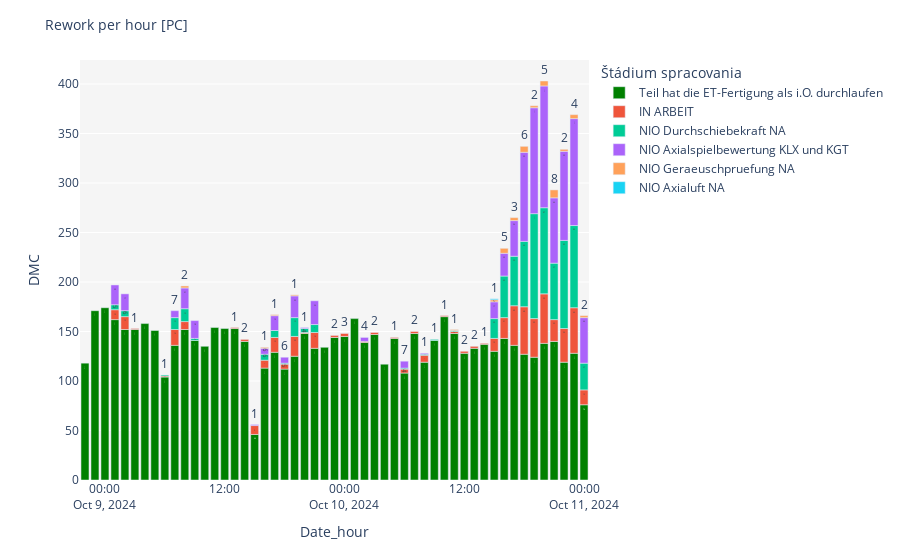

Source (notebook cell):
### Code cell
fig = px.bar(df_group_rework1, x='Date_hour', y='DMC ',color='Štádium spracovania ',color_discrete_map={"Teil hat die ET-Fertigung als i.O. durchlaufen":"green"},
            text_auto=True, height=500)
fig.update_layout(title=f"Rework per hour [PC]", title_font_size=14)
fig.update_layout(plot_bgcolor="whitesmoke")
fig.show()

### Figure 1 — Plotly figure (JSON) as saved in the notebook; plotly's stock layout.template omitted (floating-point values rounded to 4 significant figures)
{"data": [{"alignmentgroup": "True", "hovertemplate": "Štádium spracovania =Teil hat die ET-Fertigung als i.O. durchlaufen<br>Date_hour=%{x}<br>DMC =%{y}<extra></extra>", "legendgroup": "Teil hat die ET-Fertigung als i.O. durchlaufen", "marker": {"color": "green", "pattern": {"shape": ""}}, "name": "Teil hat die ET-Fertigung als i.O. durchlaufen", "offsetgroup": "Teil hat die ET-Fertigung als i.O. durchlaufen", "orientation": "v", "showlegend": true, "textposition": "auto", "texttemplate": "%{y}", "type": "bar", "x": ["2024-10-08 22:00", "2024-10-08 23:00", "2024-10-09 00:00", "2024-10-09 01:00", "2024-10-09 02:00", "2024-10-09 03:00", "2024-10-09 04:00", "2024-10-09 05:00", "2024-10-09 06:00", "2024-10-09 07:00", "2024-10-09 08:00", "2024-10-09 09:00", "2024-10-09 10:00", "2024-10-09 11:00", "2024-10-09 12:00", "2024-10-09 13:00", "2024-10-09 14:00", "2024-10-09 15:00", "2024-10-09 16:00", "2024-10-09 17:00", "2024-10-09 18:00", "2024-10-09 19:00", "2024-10-09 20:00", "2024-10-09 21:00", "2024-10-09 22:00", "2024-10-09 23:00", "2024-10-10 00:00", "2024-10-10 01:00", "2024-10-10 02:00", "2024-10-10 03:00", "2024-10-10 04:00", "2024-10-10 05:00", "2024-10-10 06:00", "2024-10-10 07:00", "2024-10-10 08:00", "2024-10-10 09:00", "2024-10-10 10:00", "2024-10-10 11:00", "2024-10-10 12:00", "2024-10-10 13:00", "2024-10-10 14:00", "2024-10-10 15:00", "2024-10-10 16:00", "2024-10-10 17:00", "2024-10-10 18:00", "2024-10-10 19:00", "2024-10-10 20:00", "2024-10-10 21:00", "2024-10-10 22:00", "2024-10-10 23:00", "2024-10-11 00:00"], "xaxis": "x", "y": [118, 171, 174, 162, 152, 152, 158, 151, 104, 136, 152, 141, 135, 154, 153, 153, 140, 46, 113, 129, 112, 125, 148, 133, 134, 144, 145, 163, 139, 147, 117, 143, 108, 148, 119, 141, 165, 148, 128, 133, 137, 130, 143, 136, 127, 124, 138, 140, 119, 128, 76], "yaxis": "y"}, {"alignmentgroup": "True", "hovertemplate": "Štádium spracovania =IN ARBEIT<br>Date_hour=%{x}<br>DMC =%{y}<extra></extra>", "legendgroup": "IN ARBEIT", "marker": {"color": "#EF553B", "pattern": {"shape": ""}}, "name": "IN ARBEIT", "offsetgroup": "IN ARBEIT", "orientation": "v", "showlegend": true, "textposition": "auto", "texttemplate": "%{y}", "type": "bar", "x": ["2024-10-09 01:00", "2024-10-09 02:00", "2024-10-09 03:00", "2024-10-09 06:00", "2024-10-09 07:00", "2024-10-09 08:00", "2024-10-09 13:00", "2024-10-09 14:00", "2024-10-09 15:00", "2024-10-09 16:00", "2024-10-09 17:00", "2024-10-09 18:00", "2024-10-09 19:00", "2024-10-09 20:00", "2024-10-09 21:00", "2024-10-09 23:00", "2024-10-10 00:00", "2024-10-10 02:00", "2024-10-10 03:00", "2024-10-10 05:00", "2024-10-10 06:00", "2024-10-10 07:00", "2024-10-10 08:00", "2024-10-10 10:00", "2024-10-10 11:00", "2024-10-10 12:00", "2024-10-10 13:00", "2024-10-10 14:00", "2024-10-10 15:00", "2024-10-10 16:00", "2024-10-10 17:00", "2024-10-10 18:00", "2024-10-10 19:00", "2024-10-10 20:00", "2024-10-10 21:00", "2024-10-10 22:00", "2024-10-10 23:00", "2024-10-11 00:00"], "xaxis": "x", "y": [10, 13, 1, 1, 16, 8, 1, 2, 9, 8, 15, 5, 20, 1, 16, 2, 3, 1, 2, 1, 4, 2, 7, 1, 2, 2, 2, 1, 13, 21, 40, 48, 39, 50, 22, 34, 46, 15], "yaxis": "y"}, {"alignmentgroup": "True", "hovertemplate": "Štádium spracovania =NIO Durchschiebekraft NA<br>Date_hour=%{x}<br>DMC =%{y}<extra></extra>", "legendgroup": "NIO Durchschiebekraft NA", "marker": {"color": "#00cc96", "pattern": {"shape": ""}}, "name": "NIO Durchschiebekraft NA", "offsetgroup": "NIO Durchschiebekraft NA", "orientation": "v", "showlegend": true, "textposition": "auto", "texttemplate": "%{y}", "type": "bar", "x": ["2024-10-09 01:00", "2024-10-09 02:00", "2024-10-09 06:00", "2024-10-09 07:00", "2024-10-09 08:00", "2024-10-09 09:00", "2024-10-09 16:00", "2024-10-09 17:00", "2024-10-09 18:00", "2024-10-09 19:00", "2024-10-09 20:00", "2024-10-09 21:00", "2024-10-10 06:00", "2024-10-10 08:00", "2024-10-10 09:00", "2024-10-10 11:00", "2024-10-10 15:00", "2024-10-10 16:00", "2024-10-10 17:00", "2024-10-10 18:00", "2024-10-10 19:00", "2024-10-10 20:00", "2024-10-10 21:00", "2024-10-10 22:00", "2024-10-10 23:00", "2024-10-11 00:00"], "xaxis": "x", "y": [5, 6, 1, 12, 13, 2, 6, 7, 1, 19, 4, 8, 1, 1, 1, 1, 20, 42, 50, 66, 106, 87, 57, 89, 83, 27], "yaxis": "y"}, {"alignmentgroup": "True", "hovertemplate": "Štádium spracovania =NIO Axialspielbewertung KLX und KGT<br>Date_hour=%{x}<br>DMC =%{y}<extra></extra>", "legendgroup": "NIO Axialspielbewertung KLX und KGT", "marker": {"color": "#ab63fa", "pattern": {"shape": ""}}, "name": "NIO Axialspielbewertung KLX und KGT", "offsetgroup": "NIO Axialspielbewertung KLX und KGT", "orientation": "v", "showlegend": true, "textposition": "auto", "texttemplate": "%{y}", "type": "bar", "x": ["2024-10-09 01:00", "2024-10-09 02:00", "2024-10-09 07:00", "2024-10-09 08:00", "2024-10-09 09:00", "2024-10-09 15:00", "2024-10-09 16:00", "2024-10-09 17:00", "2024-10-09 18:00", "2024-10-09 19:00", "2024-10-09 20:00", "2024-10-09 21:00", "2024-10-10 02:00", "2024-10-10 06:00", "2024-10-10 08:00", "2024-10-10 15:00", "2024-10-10 16:00", "2024-10-10 17:00", "2024-10-10 18:00", "2024-10-10 19:00", "2024-10-10 20:00", "2024-10-10 21:00", "2024-10-10 22:00", "2024-10-10 23:00", "2024-10-11 00:00"], "xaxis": "x", "y": [20, 17, 7, 21, 18, 1, 6, 15, 6, 22, 1, 24, 4, 7, 1, 17, 23, 36, 90, 107, 123, 66, 90, 108, 46], "yaxis": "y"}, {"alignmentgroup": "True", "hovertemplate": "Štádium spracovania =NIO Geraeuschpruefung NA<br>Date_hour=%{x}<br>DMC =%{y}<extra></extra>", "legendgroup": "NIO Geraeuschpruefung NA", "marker": {"color": "#FFA15A", "pattern": {"shape": ""}}, "name": "NIO Geraeuschpruefung NA", "offsetgroup": "NIO Geraeuschpruefung NA", "orientation": "v", "showlegend": true, "textposition": "auto", "texttemplate": "%{y}", "type": "bar", "x": ["2024-10-09 08:00", "2024-10-09 16:00", "2024-10-09 17:00", "2024-10-09 19:00", "2024-10-10 11:00", "2024-10-10 15:00", "2024-10-10 16:00", "2024-10-10 17:00", "2024-10-10 18:00", "2024-10-10 19:00", "2024-10-10 20:00", "2024-10-10 21:00", "2024-10-10 22:00", "2024-10-10 23:00", "2024-10-11 00:00"], "xaxis": "x", "y": [2, 1, 1, 1, 1, 2, 5, 3, 6, 2, 5, 8, 2, 4, 2], "yaxis": "y"}, {"alignmentgroup": "True", "hovertemplate": "Štádium spracovania =NIO Axialuft NA<br>Date_hour=%{x}<br>DMC =%{y}<extra></extra>", "legendgroup": "NIO Axialuft NA", "marker": {"color": "#19d3f3", "pattern": {"shape": ""}}, "name": "NIO Axialuft NA", "offsetgroup": "NIO Axialuft NA", "orientation": "v", "showlegend": true, "textposition": "auto", "texttemplate": "%{y}", "type": "bar", "x": ["2024-10-10 15:00"], "xaxis": "x", "y": [1], "yaxis": "y"}], "layout": {"autosize": true, "barmode": "relative", "legend": {"title": {"text": "Štádium spracovania "}, "tracegroupgap": 0}, "margin": {"t": 60}, "plot_bgcolor": "whitesmoke", "title": {"font": {"size": 14}, "text": "Rework per hour [PC]"}, "xaxis": {"anchor": "y", "autorange": true, "domain": [0, 1], "range": ["2024-10-08 21:30", "2024-10-11 00:30"], "title": {"text": "Date_hour"}, "type": "date"}, "yaxis": {"anchor": "x", "autorange": true, "domain": [0, 1], "range": [0, 424.2], "title": {"text": "DMC "}, "type": "linear"}}}
